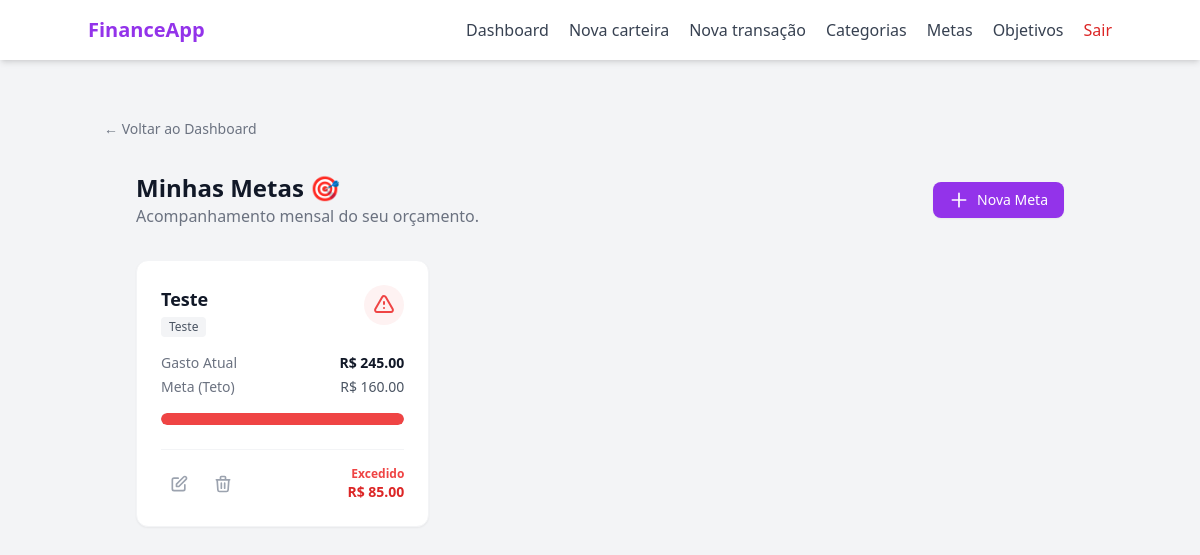
The page /goal/ (signed in) on the database its author committed.
### models/goal.py (models this page shows, shortened)
class Goal(db.Model):
    __tablename__ = "goals"
    id = db.Column(db.Integer, primary_key=True)
    goal_name = db.Column(db.String(100), nullable=False)
    target_amount = db.Column(db.Float, nullable=False)
    created_at = db.Column(db.Date, nullable= False)
    is_active = db.Column(db.Boolean, default=True)
    deadline = db.Column(db.Date, nullable=True)
    user_id = db.Column(db.Integer, db.ForeignKey("users.id"), nullable=False)
    category_id = db.Column(db.Integer, db.ForeignKey("categories.id"), nullable=True)
    category = db.relationship("UserCategory", backref="goals")

### models/category.py (models this page shows, shortened)
class Category(db.Model):
    __tablename__ = "categories"
    id = db.Column(db.Integer, primary_key= True)
    name = db.Column(db.String(100), nullable= False)
    type = db.Column(db.String(20), nullable= False)
    __mapper_args__ = {
        "polymorphic_on": type,
        "polymorphic_identity": "category"
    }

class SystemCategory(Category):
    __mapper_args__ = {
        "polymorphic_identity": "system"
    }
    is_default = db.Column(db.Boolean, default= True)

### routes/goal_routes.py (the view)
@goal_bp.route("/", methods=["GET"])
@login_required
def goal_index_page():
    GoalController.check_expired_goals(current_user.id)
    categories = CategoryController.get_user_categories(current_user.id)
    goals = GoalController.get_goals_by_user(current_user.id)
    goals_data = []
    for goal in goals:
        current_amount = 0
        if goal.category:
            for transaction in goal.category.transactions:
                if transaction.transaction_type == "expense" and transaction.created_at >= goal.created_at:
                    current_amount += transaction.value
        else:
            for transaction in TransactionController.get_user_transactions(current_user.id):
                if transaction.transaction_type == "expense" and transaction.created_at >= goal.created_at:
                    current_amount += transaction.value
        goals_data.append({
            'id': goal.id,
            'name': goal.goal_name,
            'category_name': goal.category.name if goal.category else 'Sem Categoria',
            'current': float(current_amount),
            'target': float(goal.target_amount),
            'percentage': min(int((current_amount / goal.target_amount) * 100), 100),
            'real_percentage': int((current_amount / goal.target_amount) * 100),
            'remaining': float(goal.target_amount - current_amount),
            'status': 'safe' if current_amount <= goal.target_amount * 0.8 else
                      'warning' if current_amount <= goal.target_amount else
                      'danger'
        })
    return render_template('goal/index.html',
                           goals_data=goals_data,
                           categories=categories)

### controllers/category_controller.py (called while the page is built)
    @staticmethod
    def get_user_categories(user_id):
        return UserCategory.query.filter_by(user_id= user_id).all()

### controllers/goal_controller.py (called while the page is built)
    @staticmethod
    def get_goals_by_user(user_id):
        goals = Goal.query.filter_by(user_id= user_id, is_active= True).all()
        return goals

    @staticmethod
    def check_expired_goals(user_id):
        goals = GoalController.get_goals_by_user(user_id)
        today = datetime.today().date()
        for goal in goals:
            if goal.deadline <= today and goal.is_active:
                goal.is_active = False
        db.session.commit()

### templates/goal/index.html (shortened to what this page needs)
{% extends "base.html" %}
{% block content %}
<div class="text-left pt-4">
    <a href="{{ url_for('main_bp.dashboard_page') }}" class="text-sm text-gray-500 hover:text-purple-600 transition-colors">
            ← Voltar ao Dashboard
    </a>
</div>
<div class="max-w-7xl mx-auto px-4 sm:px-6 lg:px-8 py-8">
    <div class="flex flex-col sm:flex-row justify-between items-start sm:items-center mb-8 gap-4">
        <div>
            <h1 class="text-2xl font-bold text-gray-900">Minhas Metas 🎯</h1>
            <p class="text-gray-500">Acompanhamento mensal do seu orçamento.</p>
        </div>
        <button onclick="openCreateGoalModal()" class="inline-flex items-center px-4 py-2 bg-purple-600 hover:bg-purple-700 text-white text-sm font-medium rounded-lg shadow-sm transition-colors">
            <svg class="w-5 h-5 mr-2" fill="none" stroke="currentColor" viewBox="0 0 24 24"><path stroke-linecap="round" stroke-linejoin="round" stroke-width="2" d="M12 4v16m8-8H4"></path></svg>
            Nova Meta
        </button>
    </div>
    <div class="grid grid-cols-1 md:grid-cols-2 lg:grid-cols-3 gap-6">
        {% for item in goals_data %}
        <div class="bg-white rounded-xl shadow-sm border border-gray-100 p-6 flex flex-col justify-between hover:shadow-md transition-shadow h-full">
            <div>
                <div class="flex justify-between items-start mb-4">
                    <div>
                        <h3 class="font-bold text-gray-900 text-lg">{{ item.name }}</h3>
                        <span class="inline-flex items-center px-2 py-0.5 rounded text-xs font-medium bg-gray-100 text-gray-600 mt-1">
                            {{ item.category_name }}
                        </span>
                    </div>
                    {% if item.real_percentage >= 100 %}
                        <div class="text-red-500 bg-red-50 p-2 rounded-full">
                            <svg class="w-6 h-6" fill="none" stroke="currentColor" viewBox="0 0 24 24"><path stroke-linecap="round" stroke-linejoin="round" stroke-width="2" d="M12 9v2m0 4h.01m-6.938 4h13.856c1.54 0 2.502-1.667 1.732-3L13.732 4c-.77-1.333-2.694-1.333-3.464 0L3.34 16c-.77 1.333.192 3 1.732 3z"></path></svg>
                        </div>
                    {% elif item.real_percentage >= 75 %}
                        <div class="text-yellow-500 bg-yellow-50 p-2 rounded-full">
                            <svg class="w-6 h-6" fill="none" stroke="currentColor" viewBox="0 0 24 24"><path stroke-linecap="round" stroke-linejoin="round" stroke-width="2" d="M13 16h-1v-4h-1m1-4h.01M21 12a9 9 0 11-18 0 9 9 0 0118 0z"></path></svg>
                        </div>
                    {% else %}
                        <div class="text-green-500 bg-green-50 p-2 rounded-full">
                            <svg class="w-6 h-6" fill="none" stroke="currentColor" viewBox="0 0 24 24"><path stroke-linecap="round" stroke-linejoin="round" stroke-width="2" d="M9 12l2 2 4-4m6 2a9 9 0 11-18 0 9 9 0 0118 0z"></path></svg>
                        </div>
                    {% endif %}
                </div>
                <div class="mb-4 space-y-1">
                    <div class="flex justify-between text-sm">
                        <span class="text-gray-500">Gasto Atual</span>
                        <span class="font-bold text-gray-900">R$ {{ "%.2f"|format(item.current) }}</span>
                    </div>
                    <div class="flex justify-between text-sm">
                        <span class="text-gray-500">Meta (Teto)</span>
                        <span class="font-medium text-gray-600">R$ {{ "%.2f"|format(item.target) }}</span>
                    </div>
                </div>
                <div class="relative w-full h-3 bg-gray-200 rounded-full overflow-hidden mb-4">
                    <div class="absolute top-0 left-0 h-full rounded-full transition-all duration-500
                            {{ 'bg-red-500' if item.real_percentage >= 100 else
                               ('bg-yellow-400' if item.real_percentage >= 75 else 'bg-green-500') }}"
                         style="width: {{ item.percentage }}%">
                    </div>
                </div>
            </div>
            <div class="flex items-center justify-between border-t border-gray-100 pt-4 mt-2">
                <div class="flex space-x-2">
                    <button onclick="openEditGoalModal(
                                '{{ url_for('goal_bp.edit_goal', goal_id=item.id) }}',
                                '{{ item.id }}',
                                '{{ item.name }}',
                                '{{ item.target }}')"
                            class="p-2 text-gray-400 hover:text-purple-600 hover:bg-purple-50 rounded-lg transition-colors"
                            title="Editar Meta">
                        <svg class="w-5 h-5" fill="none" stroke="currentColor" viewBox="0 0 24 24">
                            <path stroke-linecap="round" stroke-linejoin="round" stroke-width="2" d="M11 5H6a2 2 0 00-2 2v11a2 2 0 002 2h11a2 2 0 002-2v-5m-1.414-9.414a2 2 0 112.828 2.828L11.828 15H9v-2.828l8.586-8.586z"></path>
                        </svg>
                    </button>
                    <button onclick="openConfirmModal(
                            '{{ url_for('goal_bp.delete_goal', goal_id=item.id) }}',
                            'Excluir Meta',
                            'Tem certeza que deseja apagar a meta de <b>{{ item.name }}</b>?'
                            )"
                            class="p-2 text-gray-400 hover:text-red-600 hover:bg-red-50 rounded-lg transition-colors"
                            title="Excluir Meta">
                        <svg class="w-5 h-5" fill="none" stroke="currentColor" viewBox="0 0 24 24">
                            <path stroke-linecap="round" stroke-linejoin="round" stroke-width="2" d="M19 7l-.867 12.142A2 2 0 0116.138 21H7.862a2 2 0 01-1.995-1.858L5 7m5 4v6m4-6v6m1-10V4a1 1 0 00-1-1h-4a1 1 0 00-1 1v3M4 7h16"></path>
                        </svg>
                    </button>
                </div>
                <div class="text-right text-xs font-semibold">
                    {% if item.remaining >= 0 %}
                        <span class="text-gray-400 block">Disponível</span>
                        <span class="text-green-600 text-sm">R$ {{ "%.2f"|format(item.remaining) }}</span>
                    {% else %}
                        <span class="text-red-500">Excedido</span>
                        <div class="text-red-600 text-sm">R$ {{ "%.2f"|format(item.remaining | abs) }}</div>
                    {% endif %}
                </div>
            </div>
        </div>
        {% endfor %}
    </div>
</div>
{% endblock %}

### rows shown on the page
Goal: name "Teste", target "160.00"
SystemCategory: category_name "Teste"

### other values the page prints
{{ "%.2f"|format(item.current) }} "245.00"
{{ "%.2f"|format(item.remaining | abs) }} "85.00"
